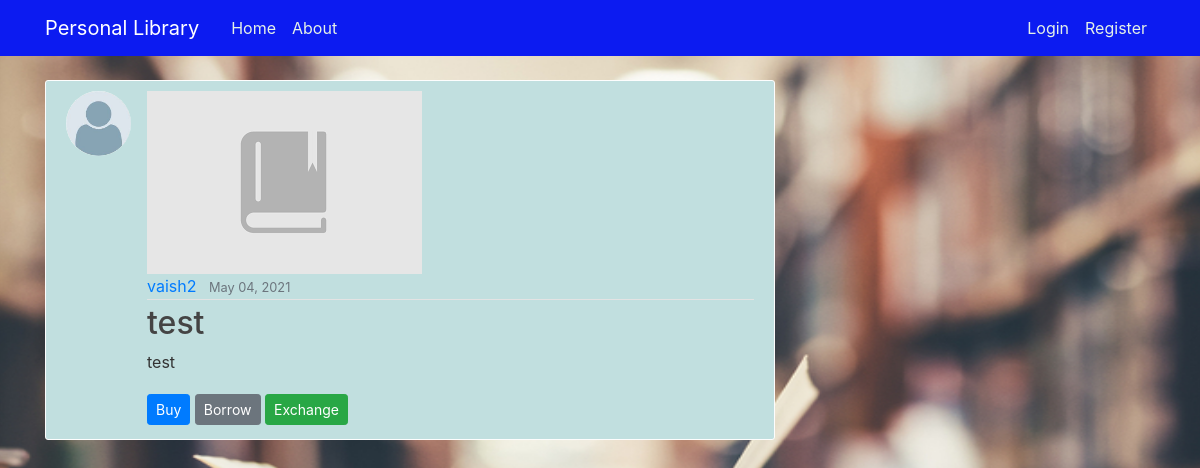
Screenshot of /post/11/ with the database file from the repository.
### library/models.py (models this page shows, shortened)
class Post(models.Model):
    title = models.CharField(max_length=100, help_text="Please enter the NAME of the book and its AUTHOR!")
    content = models.TextField(max_length=1000, help_text="Enter a SUMMARY for the book!")
    date_posted = models.DateTimeField(default=timezone.now)
    author = models.ForeignKey(User, on_delete=models.CASCADE)
    book_img = models.ImageField(default='default_book.jpg', upload_to='book_images')

### users/models.py (models this page shows, shortened)
class Profile(models.Model):
    user = models.OneToOneField(User, on_delete=models.CASCADE)
    image = models.ImageField(default='default.jpg',upload_to='profile_pics')

### library/views.py (the view)
# urls.py: path('post/<int:pk>/', PostDetailView.as_view(), name='post-detail'),
class PostDetailView(DetailView):
    model=Post

### library/templates/library/post_detail.html (shortened to what this page needs)
{% extends "library/base.html" %}
{% block content %}
  <article class="media content-section">
    <img class="rounded-circle article-img" src="{{ object.author.profile.image.url }}">
    <div class="media-body">
      <img src="{{ object.book_img.url }}">
      <div class="article-metadata">
        <a class="mr-2" href="{% url 'user-posts' object.author.username %}">{{ object.author }}</a>
        <small class="text-muted">{{ object.date_posted|date:"F d, Y" }}</small>
      </div>
      <h2 class="article-title">{{ object.title }}</h2>
      <p class="article-content">{{ object.content }}</p>
      {% if object.author == user %}
          <div>
            <a class="btn btn-primary btn-sm mt-1 mb-1" href="#">Donate</a>
            <a class="btn btn-secondary btn-sm mt-1 mb-1" href="#">Sell</a>
            <a class="btn btn-success btn-sm mt-1 mb-1" href="#">Exchange</a>
          </div>
      {% else %}
      <div>
        <a class="btn btn-primary btn-sm mt-1 mb-1" href="#">Buy</a>
        <a class="btn btn-secondary btn-sm mt-1 mb-1" href="#">Borrow</a>
        <a class="btn btn-success btn-sm mt-1 mb-1" href="#">Exchange</a>
      </div>
      {% endif %}
    </div>
  </article>
{% endblock content %}

### library/static/library/main.css (style rules this page uses)
body { background: #fafafa; color: #333333; margin-top: 5rem; }
h1, h2, h3, h4, h5, h6 { color: #444444; }
.content-section { background: #c1dfdf; padding: 10px 20px; border: 1px solid #fdfdfd; border-radius: 3px; margin-bottom: 20px; }
.article-title { color: #444444; }
.article-content { white-space: pre-line; }
.article-img { height: 65px; width: 65px; margin-right: 16px; }
.article-metadata { padding-bottom: 1px; margin-bottom: 4px; border-bottom: 1px solid #e3e3e3 }
#bg { background-repeat: no-repeat; background-size: 1800px 900px; background-position: top; background-attachment: fixed; }

### rows the page displays
Post: author.profile.image (placeholder picture), book_img (placeholder picture), author "vaish2", date_posted "May 04, 2021", title "test", content "test"
